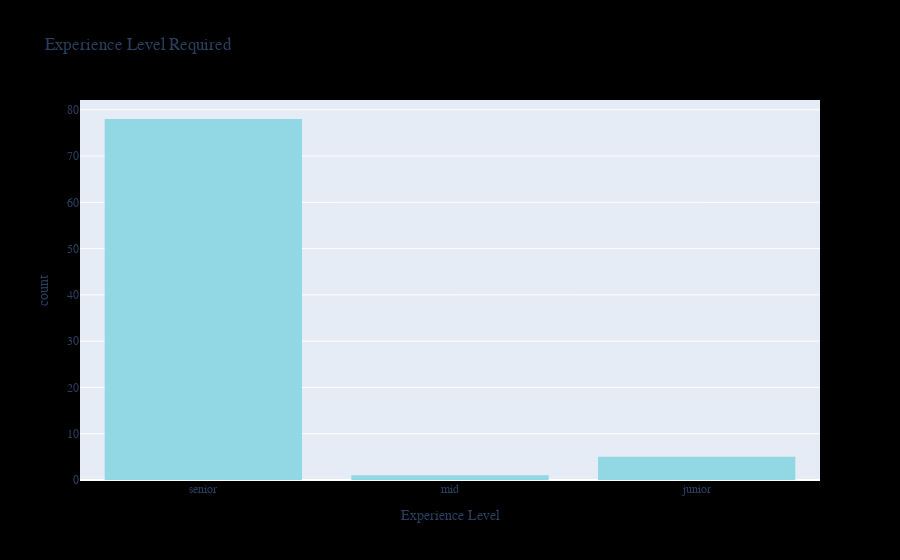

The cell this chart's notebook holds for it:
### Code cell
px.histogram(data, "experience_level",
color_discrete_sequence=color_palette[1:],
title="Experience Level Required",
labels={"count":"", "experience_level": "Experience Level"}
).update_layout(
    paper_bgcolor="rgb(0,0,0,0)",
    legend=dict(bgcolor=LEGEN_BG),
    font_family="Poppins,",
)

### Figure 1 — Plotly figure (JSON) as saved in the notebook; plotly's stock layout.template omitted (floating-point values rounded to 4 significant figures; data arrays with more than 128 entries replaced by an {"elided": "..."} marker saying what was removed)
{"data": [{"alignmentgroup": "True", "bingroup": "x", "hovertemplate": "Experience Level=%{x}<br>count=%{y}<extra></extra>", "legendgroup": "", "marker": {"color": "#91D8E4", "pattern": {"shape": ""}}, "name": "", "offsetgroup": "", "orientation": "v", "showlegend": false, "type": "histogram", "x": {"elided": "832 str values"}, "xaxis": "x", "yaxis": "y"}], "layout": {"barmode": "relative", "font": {"family": "Poppins,"}, "legend": {"bgcolor": "#fff", "tracegroupgap": 0}, "paper_bgcolor": "rgb(0,0,0,0)", "title": {"text": "Experience Level Required"}, "xaxis": {"anchor": "y", "domain": [0, 1], "title": {"text": "Experience Level"}}, "yaxis": {"anchor": "x", "domain": [0, 1], "title": {"text": "count"}}}}
